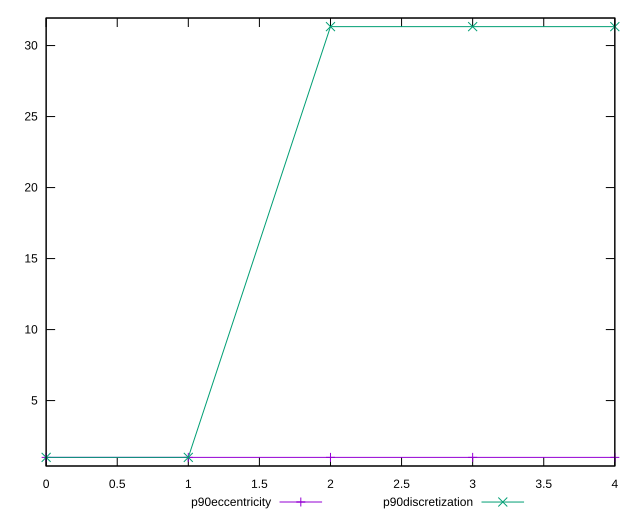

This chart was generated by the following gnuplot code:
reset

$p90Eccentricity <<EOF
0 0.9999999999999997
1 0.9999999999999997
2 1.0000000000000009
3 0.9999999999999978
4 0.9999999999999982
EOF

$p90Discretization <<EOF
0 1
1 1
2 31.333333333333332
3 31.333333333333332
4 31.333333333333332
EOF

set key outside below
set xrange [0:4]
set yrange [0.3933333333333311:31.939999999999998]
set trange [0.3933333333333311:31.939999999999998]
set terminal svg size 640, 520 enhanced background rgb 'white'
set output "report_00019_2021-02-10T18-14-37.922Z//uses-long-cache-ttl/progression/eccentricity.svg"

plot $p90Eccentricity title "p90eccentricity" with linespoints, \
     $p90Discretization title "p90discretization" with linespoints

reset
